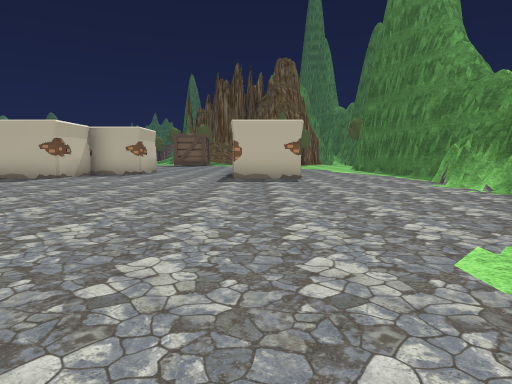
[1] (above)

18 first-person views from a walk through a Unity game level. The camera is 1.2 m above the floor, tilts 6° down and sees 75° across. The floor is counted in squares, 2 m on a side. Each view is taken from the middle of a square. On the plan, view 1 faces up. The plan holds only what a view shows up to about 10 squares ahead; the rest is blank. The place goes on beyond the plan. The player character is not drawn. Some animated figures are left out. Some surface patterns are stand-ins.

[2]
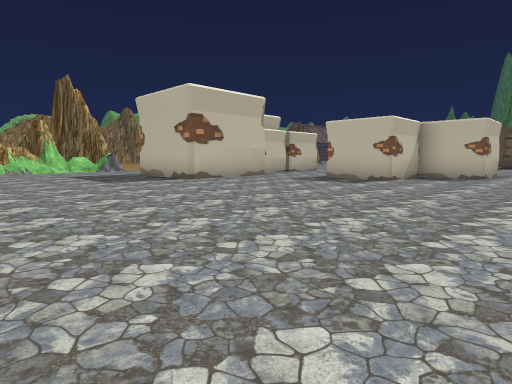

[3]
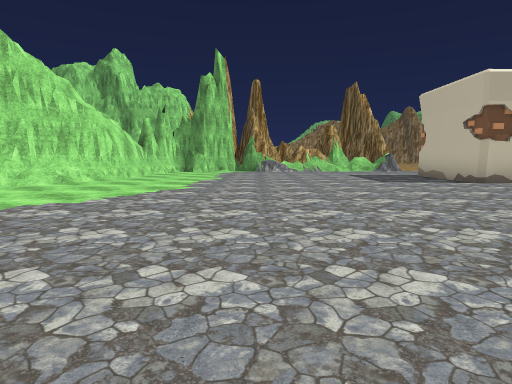

[4]
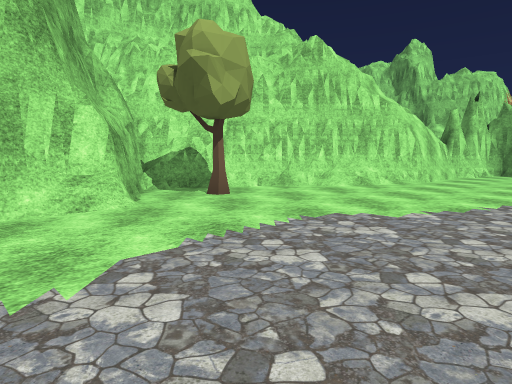

[5]
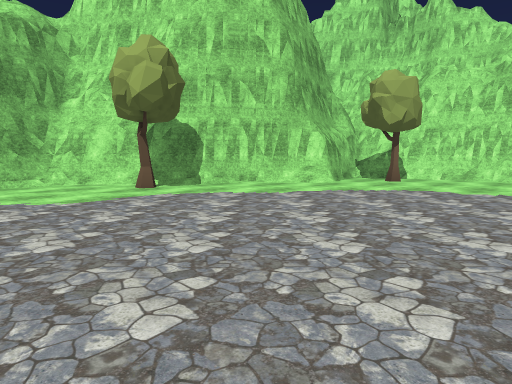

[6]
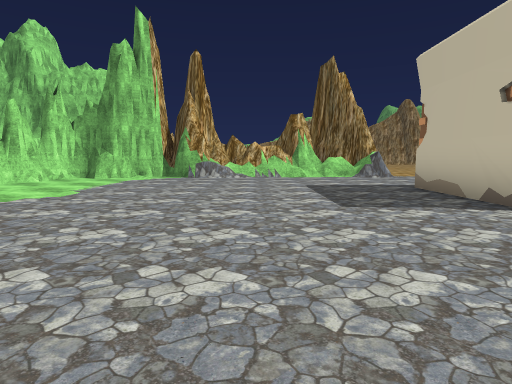

[7]
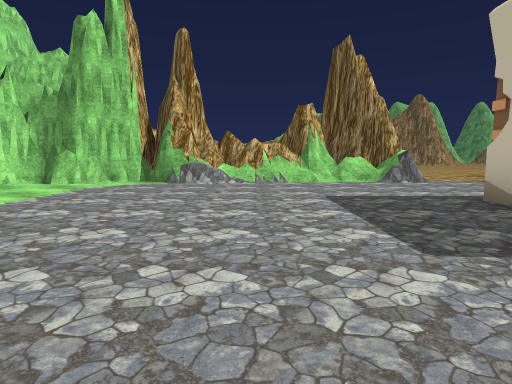

[8]
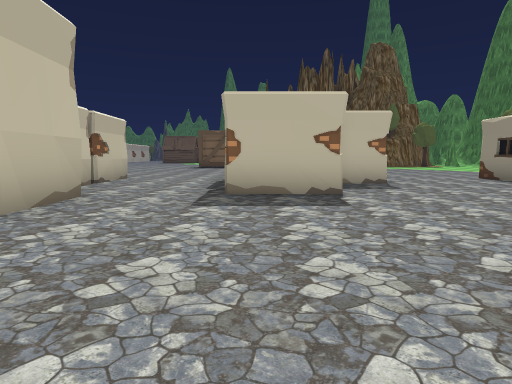

[9]
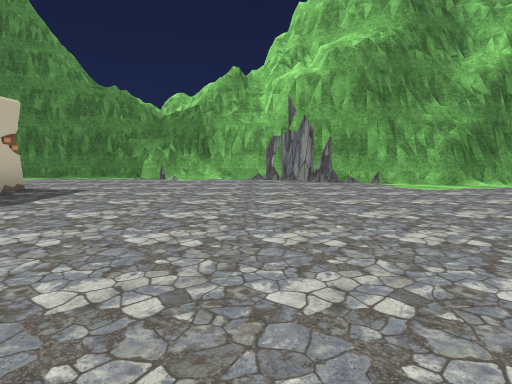

[10]
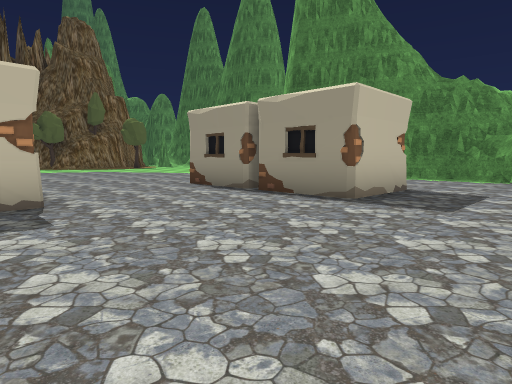

[11]
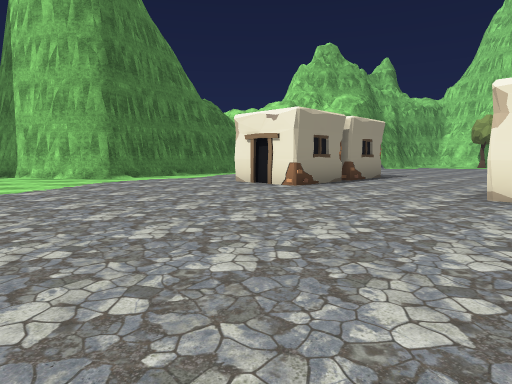

[12]
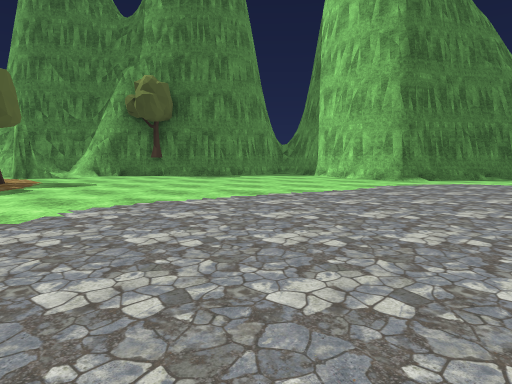

[13]
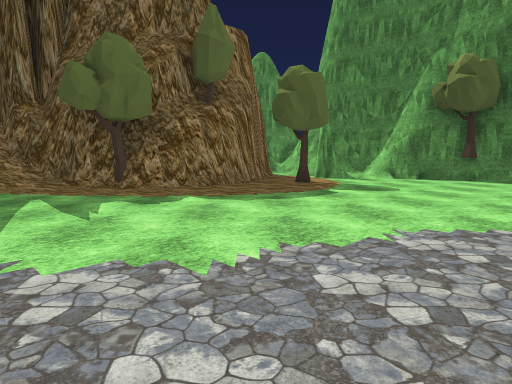

[14]
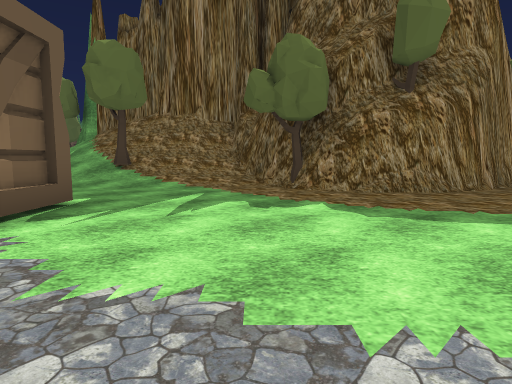

[15]
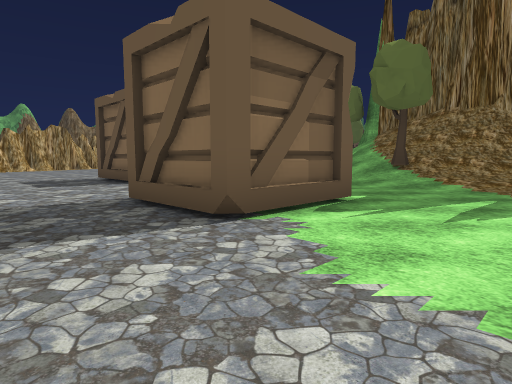

[16]
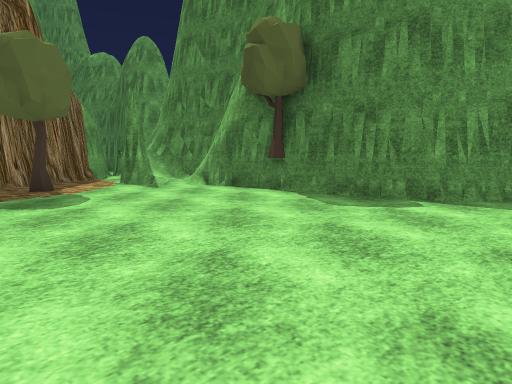

[17]
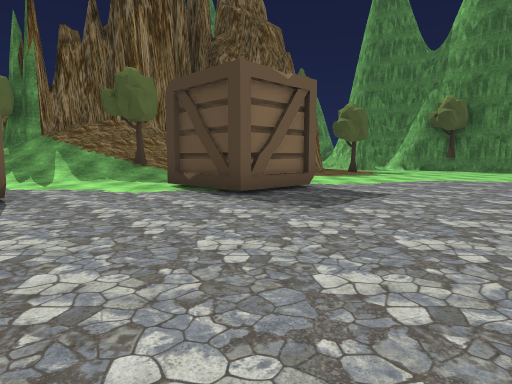

[18]
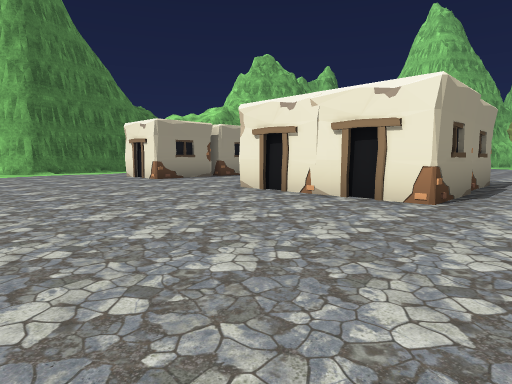

### Floor plan
Key: @ floor where view 1 was taken; # wall or solid block; . floor; / step, stairs or slope; = window, fence, low wall or low ledge; T tree; O other object.
Columns run from 18 left of view 1 to 8 right of it. Each row starts with its distance up from view 1.
 28           ////T//#    ###
 27           .../////T####. #
 26           ......../###..##
 25         O ...........T../#
 24        .##...O#........./#
 23       .......##..........#
 22       .......OO..........#
 21        ..................#
 20          ................##
 19          .................#
 18          ................
 17          ................#
 16          ..............###
 15          ..............#
 14         ...............#
 13        #..O####...##...#
 12        O...###O...#O   #
 11        O...##.....#   .##
 10         ...##....O##....#
  9 ..      #...O..........##
  8 ....    #..............#
  7  ##... ##..............#
  6 ##....##O..............#
  5 ##....................##
  4  #....................#
  3  ##..................##
  2  #=..................#
  1  ##..................#
  0  #................@..#
 -1  ##..................#
 -2   #..................
 -3   ######.........T..#
 -4        #//..T.#######
 -5        ####..##
 -6           ####

Where each view was taken, in squares from view 1:
view 1: 0 up, 0 right, facing up
view 2: 1 up, 2 left, facing up-left
view 3: 1 up, 2 left, facing left
view 4: 0 up, 3 left, facing down-left
view 5: 4 up, 3 left, facing down
view 6: 3 up, 6 left, facing left
view 7: 3 up, 8 left, facing left
view 8: 4 up, 7 left, facing up
view 9: 5 up, 5 left, facing right
view 10: 7 up, 5 left, facing up-right
view 11: 19 up, 5 left, facing down-right
view 12: 19 up, 4 left, facing right
view 13: 20 up, 3 left, facing up-right
view 14: 20 up, 1 left, facing up
view 15: 20 up, 1 left, facing up-left
view 16: 18 up, 2 right, facing up-right
view 17: 18 up, 9 left, facing up-right
view 18: 18 up, 9 left, facing down-right
